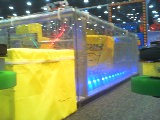
#> input picture 2706-Elimins-Images/01442_raw.png, 160 x 120 px; its folder holds only this picture in this run
$ python TaskN3_-_SampleFilterContours.py   (older library calls are emulated)
#> lines starting #> are read from the running program, lines starting #| are printed output that depends on the picture; after the words box and inside, x2 and y2 are one past the last pixel; in counts of white or black regions, pixels touching at a corner belong together; long printed decimals are rounded
# This is a pseudo code file for Merge Robotics, 2020, Infinite Recharge
# This is task N - > Sample Filter Contours.
# Over the weeks, we have explored ways to understand Contours visualy and using
# OpenCV functions.  Now lets put these to work and really get down to the
# challenge of finding FRC vision targets.  Basic idea is to loop through
# sorted contours keeping desired contous only

# let's use L2 as a starting point, copied it in here.

# imports
import numpy as np
import cv2
from pathlib import Path
import sys
import os
import time

# define colors
purple = (165, 0, 120)
blue = (255, 0, 0)
green = (0, 255, 0)
red = (0, 0, 255)
cyan = (252, 252, 3)
magenta = (252, 3, 252)
yellow = (3, 252, 252)
black = (0, 0, 0)
white = (255, 255, 255)
orange = (3, 64, 252)

# definitions of ...
# from Merge ChickenVision 2019
# [4 lines left out: function threshold_range, not called in this run]

# select folder of interest
posCodePath = Path(__file__).absolute()
strVisionRoot = posCodePath.parent.parent
#strImageFolder = str(strVisionRoot / 'CalibrationImages') #review N1 first
#strImageFolder = str(strVisionRoot / 'ProblemImages')
#strImageFolder = str(strVisionRoot / 'DistanceImages') #introduce N2, this second
strImageFolder = str(strVisionRoot / '2706-Elimins-Images') #introduce third
print (strImageFolder)
booBlankUpper = True

# read file names, and filter file names
photos = []
if os.path.exists(strImageFolder):
    for file in sorted(os.listdir(strImageFolder)):
        if file.endswith(".jpg") or file.endswith(".png") or file.endswith(".JPG") or file.endswith(".PNG"):
            photos.append(file)
else:
    print
    print ('Directory', strImageFolder, 'does not exist, exiting ...')
    print
    sys.exit
print (photos)

# set index of files
i = 0
intLastFile = len(photos) -1

# define maskmethod as interger variable
intMaskMethod = 0
print()
print('Mask Method s = Simple In-Range')

# begin main loop indent 1
while (True):

    ## start timer for loop as indication of FPS...
    floStartTimeA = time.perf_counter()
    ##print ('start = ',floStartTimeA)

    ## set image input to indexed list
    strImageInput = strImageFolder + '/' + photos[i]
    ##print (i, ' ', strImageInput)

    ## read file
    imgImageInput = cv2.imread(strImageInput)
#> imgImageInput is the input picture: shape (120, 160, 3); mean B, G, R 97.3, 141.5, 136.1

    if booBlankUpper:
        ## blank upper portion from Task K
        intBinaryHeight,intBinaryWidth = imgImageInput.shape[:2]
        cv2.rectangle(imgImageInput, (0,0), (intBinaryWidth, int(intBinaryHeight/2-10)), black, -1)
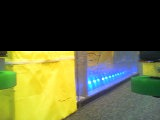
#> imgImageInput: shape (120, 160, 3); mean B, G, R 53, 92.9, 88.5

    ## Convert BGR to HSV
    hsvImageInput = cv2.cvtColor(imgImageInput, cv2.COLOR_BGR2HSV)
#> hsvImageInput: shape (120, 160, 3); mean H, S, V 30.3, 75.2, 102.2

    ## define range of yellow color in HSV
    lower_yellow = np.array([28,150,150])
    upper_yellow = np.array([40,255,255])

    ## Depending upon mask method create binary and yellow mask
    if intMaskMethod == 0:
        ### from
        ### Threshold the HSV image to get only yellow colors
        binary_mask = cv2.inRange(hsvImageInput, lower_yellow, upper_yellow)
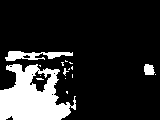
#> binary_mask: shape (120, 160); 16.9% white; 16 white regions (13 under 20 px)

    elif intMaskMethod == 1:
        ### from https://github.com/Knoxville-FRC-alliance/Vision-2018-Python/blob/master/visionPi.py
        ### set low and high by HSV from
        hueMin, satMin, valMin = lower_yellow
        hueMax, satMax, valMax = upper_yellow
        #print(hueMin,hueMax,satMin,satMax,valMin,valMax)

        ### split HSV into separate images
        imghue = hsvImageInput[:,:,0]
        imgsat = hsvImageInput[:,:,1]
        imgval = hsvImageInput[:,:,2]

        ### create blank images in advance because it's faster
        hueBin = np.zeros(imghue.shape, dtype=np.uint8)
        satBin = np.zeros(imgsat.shape, dtype=np.uint8)
        valBin = np.zeros(imgval.shape, dtype=np.uint8)

        ### do ranges on HSV separately
        cv2.inRange(imghue, int(hueMin), int(hueMax), hueBin)
        cv2.inRange(imgsat, int(satMin), int(satMax), satBin)
        cv2.inRange(imgval, int(valMin), int(valMax), valBin)

        ### finish off with the 'mask' extrodinare
        bin = np.copy(hueBin)
        cv2.bitwise_and(satBin, bin, bin)
        cv2.bitwise_and(valBin, bin, bin)

        ### in our terms this is the binary_mask
        binary_mask = bin.copy()

    elif intMaskMethod == 2:
        ### from https://github.com/Knoxville-FRC-alliance/Vision-2018-Python/blob/master/visionPi.py
        ### set low and high by HSV from
        hueMin, satMin, valMin = lower_yellow
        hueMax, satMax, valMax = upper_yellow

        h, s, v = cv2.split(hsvImageInput)

        h = threshold_range(h, int(hueMin), int(hueMax))
        s = threshold_range(s, int(satMin), int(satMax))
        v = threshold_range(v, int(valMin), int(valMax))
        binary_mask = cv2.bitwise_and(h, cv2.bitwise_and(s,v))

    else:
        pass # for future methods

    ## mask the image to only show yellow or green images
    ## Bitwise-AND mask and original image
    yellow_mask = cv2.bitwise_and(hsvImageInput, hsvImageInput, mask=binary_mask)
#> yellow_mask: shape (120, 160, 3); mean H, S, V 5, 31.6, 38

    ## display the masked images to screen
    #    cv2.imshow('hsvImageInput', hsvImageInput)
    #    cv2.imshow('binary_mask', binary_mask)
    #    cv2.imshow('yellow_masked', yellow_mask)

    ## generate the contours
    imgFindContours, contours, hierarchy = cv2.findContours(binary_mask, cv2.RETR_TREE, cv2.CHAIN_APPROX_SIMPLE)
#> contours = 23 contours, 18 with area under 20; largest, box (x1, y1, x2, y2) and area: (0, 64, 76, 120) 2761, (5, 51, 73, 61) 304, (29, 70, 52, 93) 256, (144, 64, 155, 75) 80, (22, 54, 31, 59) 22

    ## print number of contours found
    intInitialContoursFound = len(contours)
#> intInitialContoursFound = 23
    print (photos[i])
    print('Found', intInitialContoursFound, 'initial contours')
#| Found 23 initial contours

    ## add loop to display each contour
    imgContours = yellow_mask.copy()

    if intInitialContoursFound:

        ### sort contours by area, keep only largest
        areaSortedContours = sorted(contours, key = cv2.contourArea, reverse = True)[:5]
#> areaSortedContours = 5 contours; box (x1, y1, x2, y2) and area: (0, 64, 76, 120) 2761, (5, 51, 73, 61) 304, (29, 70, 52, 93) 256, (144, 64, 155, 75) 80, (22, 54, 31, 59) 22
        print('Filtered to ', len(areaSortedContours), 'contours by area')
#| Filtered to  5 contours by area

        ### draw the top 5 contours in thin green
        cv2.drawContours(imgContours, areaSortedContours, -1, green, 3)
#> imgContours: shape (120, 160, 3); mean H, S, V 2.9, 49.8, 21.5

        ### create a holder or array for contours we want to keep in first filter
        tallestValidContour = []
        tallestRectangle = []
        floMaximumHeight = 0.0
        floWidthAtMaxHeight = 0.0
        floAngleAtMaxHeight = 0.0
        intIndexMaximumHeight = -1

        ### loop through area sorted contours, j is index, indiv is single contour
        for (j, indiv) in enumerate(areaSortedContours):

            #### determine minimum area rectangle
            rectangle = cv2.minAreaRect(indiv)
            (xm,ym),(wm,hm), am = rectangle

            #### search 'opencv minarearect widht height'
            #### followed program creek link https://www.programcreek.com/python/example/89463/cv2.minAreaRect
            #### scanned and noticed example 27 https://namkeenman.wordpress.com/2015/12/18/open-cv-determine-angle-of-rotatedrect-minarearect/
            #### taking example 32
            if abs(am) > 45 or (abs(am) == 45 and wm < hm):
                wm, hm = [hm, wm]
                am = 90 + am

            #### calculate extent as pre-filter suggesting not a cube, handle zero area
            floRectangleArea = wm * hm
            floContourArea = cv2.contourArea(indiv)
            if floRectangleArea != 0.0:
                floContourMinAreaExtent = floContourArea / floRectangleArea
            else:
                floContourMinAreaExtent = 0.0

            #### print to console, but handle zero height / zero area
            if (hm != 0.0 and floContourArea != 0.0):
                print ('index=',j,'extent=','{:.2f}'.format(floContourMinAreaExtent),'height=','{:.1f}'.format(hm),'width=','{:.1f}'.format(wm),'angle=','{:.1f}'.format(am),'minAreaAspect=','{:.1f}'.format(wm/hm))
            else:
                print ('index=',j,'extent= zero','height=','{:.1f}'.format(0.0),'width=','{:.1f}'.format(wm),'angle=','{:.1f}'.format(am),'minAreaAspect= div by zero')


            #### track tallest contour that looks like a cube based on extent
            if (hm > floMaximumHeight and floContourMinAreaExtent > 0.65):
                floMaxHtMinaX = xm
                floMaxHtMinaY = ym
                floMaximumHeight = hm
                floWidthAtMaxHeight = wm
                floAngleAtMaxHeight = am
                intIndexMaximumHeight = j
                tallestRectangle = rectangle
#> this loop made 5 passes
#> (xm, ym, wm, hm, am, floRectangleArea, floContourArea, floContourMinAreaExtent) on pass 1: (37.5, 91.5, 75, 55, 0, 4125, 2761, 0.669)
#> (printed output is left out)
#> after the loop, floAngleAtMaxHeight = 0; floMaxHtMinaX = 37.5; floMaxHtMinaY = 91.5; floMaximumHeight = 55; floWidthAtMaxHeight = 75; intIndexMaximumHeight = 0

        # taking the tallest contour, do some calculations for direction finding
        if intIndexMaximumHeight > -1: # 0 or higher means a valid tallest contour found

            #### add the contour # not working...
            tallestValidContour.append(areaSortedContours[intIndexMaximumHeight])

            #### print tallest
            print('--==--')
            print ('extent over 65 and highest=',intIndexMaximumHeight,'height=','{:.1f}'.format(floMaximumHeight),'width=','{:.1f}'.format(floWidthAtMaxHeight),'angle=','{:.1f}'.format(floAngleAtMaxHeight))
#| extent over 65 and highest= 0 height= 55.0 width= 75.0 angle= 0.0

            #### print count of points in ellipse
            print('there are', len(areaSortedContours[intIndexMaximumHeight]),'points in this contour')
#| there are 148 points in this contour

            #### calculate and draw the ellipse
            if len(areaSortedContours[intIndexMaximumHeight]) > 4:
                ellipse = cv2.fitEllipse(areaSortedContours[intIndexMaximumHeight])
#> ellipse = ((35.37, 96.85), (62.57, 71.59), 121.1)
                cv2.ellipse(imgContours,ellipse,blue,1)
#> imgContours: shape (120, 160, 3); mean H, S, V 4.7, 48.6, 21.3

            #### draw tallest min area rectange
            box = cv2.boxPoints(tallestRectangle)
#> box = [[75, 119], [-1.68e-15, 119], [0, 64], [75, 64]]
            box = np.int0(box)
#> box = [[75, 119], [0, 119], [0, 64], [75, 64]]
            cv2.drawContours(imgContours,[box],-1,blue,2)
#> imgContours: shape (120, 160, 3); mean H, S, V 12.7, 44.6, 21.2

            #### draw tallest contour, approach 2
            cv2.drawContours(imgContours, tallestValidContour, -1, orange, 7)
#> imgContours: shape (120, 160, 3); mean H, S, V 6.2, 35, 44.3

            #### calculate and draw fitted line
            rows,cols = imgContours.shape[:2]
            [vx,vy,x,y] = cv2.fitLine(indiv, cv2.DIST_L2,0,0.01,0.01)
#> vx = [0.997]; vy = [0.0805]; x = [26.64]; y = [55.73]
            print('vx vy',(vx), (vy))
#| vx vy [0.9968] [0.08053]
            if abs(vx) < 0.001:
                lefty = int(y)
                righty = lefty
                slope = 1.0
            elif abs(vy) < 0.001:
                lefty = int(y)
                righty = lefty
                slope = 0.0
            else:
                lefty = int((-x*vy/vx) + y)
#> lefty = 53
                righty = int(((cols-x)*vy/vx)+y)
#> righty = 66
                slope = -float(righty-lefty)/float(cols)
#> slope = -0.0813
            cv2.line(imgContours,(cols-1,righty),(0,lefty), green,1)
#> imgContours: shape (120, 160, 3); mean H, S, V 6.2, 36.3, 44.2
            print('slope=','{:.2f}'.format(slope))
#| slope= -0.08

        else:
            print('no cubes found...')

        ### repeating if statment but target reconstruction
        if intIndexMaximumHeight > -1: # 0 or higher means a valid tallest contour found

            #### height carries through all possibilities
            targetHeight = floMaximumHeight
#> targetHeight = 55

            #### a simple single cube defined by ascpect
            aspect = floWidthAtMaxHeight / floMaximumHeight
#> aspect = 1.36
            if aspect < 1.7:
                targetWidth = floWidthAtMaxHeight
#> targetWidth = 75
                M = cv2.moments((areaSortedContours[intIndexMaximumHeight]))
#> M = moments, m00 2761, centre m10/m00, m01/m00 = (32.28, 95.58)
                targetX = int(M['m10']/M['m00'])
#> targetX = 32
                targetY = int(M['m01']/M['m00'])
#> targetY = 95

            #### use slope to adjust for multi-cube face on vs trailing away
            elif abs(slope) < 0.1:
                print('slope less than 0.1')
                targetWidth = floWidthAtMaxHeight
                M = cv2.moments((areaSortedContours[intIndexMaximumHeight]))
                targetX = int(M['m10']/M['m00'])
                targetY = int(M['m01']/M['m00'])

            elif abs(slope) >= 0.1:
                print('slope more than 0.1')
                targetWidth = targetHeight * 1.55

                cnt = (areaSortedContours[intIndexMaximumHeight])
                if slope < 0: # start with lower right
                    # extreme points
                    rightmost = tuple(cnt[cnt[:,:,0].argmax()][0])
                    topmost = tuple(cnt[cnt[:,:,1].argmin()][0])
                    bottommost = tuple(cnt[cnt[:,:,1].argmax()][0])
                    btmX, btmY = bottommost
                    rgtX, rgtY = rightmost
                    cv2.circle(imgContours, rightmost, 12, red, -1)
                    cv2.circle(imgContours, bottommost, 12, purple, -1)
                    #cv2.circle(imgContours, (rgtX,btmY), 12, cyan, -1)
                    targetX = (rgtX - int(targetWidth/2.0))
                    targetY = (btmY - int(targetHeight/2.0))

                elif slope > 0: # start with lower left
                    # extreme points
                    leftmost = tuple(cnt[cnt[:,:,0].argmin()][0])
                    topmost = tuple(cnt[cnt[:,:,1].argmin()][0])
                    bottommost = tuple(cnt[cnt[:,:,1].argmax()][0])
                    btmX, btmY = bottommost
                    lftX, lftY = leftmost
                    cv2.circle(imgContours, leftmost, 12, green, -1)
                    cv2.circle(imgContours, bottommost, 12, purple, -1)
                    #cv2.circle(imgContours, (lftX,btmY), 12, cyan, -1)
                    targetX = (lftX + int(targetWidth/2.0))
                    targetY = (btmY - int(targetHeight/2.0))

            else:
                pass

            ### print target on screen
            cv2.circle(imgContours, (targetX,targetY), int(targetHeight/4), purple, 5, -1)
#> imgContours: shape (120, 160, 3); mean H, S, V 10.4, 31, 42.6


    ## calculate duration of processing as FPS...
    floDurationA = time.perf_counter() - floStartTimeA
    print ('code duration estimate = ', '{:.2f}'.format(floDurationA * 1000.0) + ' ms')
    print ('frames per second = ', '{:.1f}'.format(1.0 / floDurationA))
    print()

    ## display half size original image
    imgHalfInput = cv2.resize(imgImageInput, None, fx=0.5, fy=0.5, interpolation = cv2.INTER_AREA)
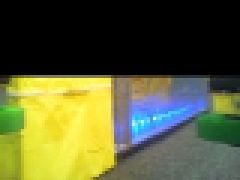
#> imgHalfInput: shape (60, 80, 3) (shown 3 times larger); mean B, G, R 53.1, 92.9, 88.6
    cv2.imshow(photos[i], imgHalfInput)

    ## show result over color mask
    cv2.imshow('contours over yellow mask', imgContours)

    ## loop for user input to close - loop indent 2
    booReqToExit = False # true when user wants to exit

    while (True):

        ### wait for user to press key
        k = cv2.waitKey(0)
#> (key Esc is pressed here)
        if k == 27:
            booReqToExit = True # user wants to exit
            break
        elif k == 82: # user wants to move down list
            if i - 1 < 0:
                i = intLastFile
            else:
                i = i - 1
            break
        elif k == 84: # user wants to move up list
            if i + 1 > intLastFile:
                i = 0
            else:
                i = i + 1
            break
        elif k == 115:
            intMaskMethod = 0
            print()
            print('Mask Method s = Simple In-Range')
            break
        elif k == 107:
            intMaskMethod = 1
            print()
            print('Mask Method k = Knoxville Method')
            break
        elif k == 109:
            intMaskMethod = 2
            print()
            print('Mask Method m = Merge Mystery Method')
            break
        elif k == 32:
            print()
            print('...repeat...')
            break
        else:
            print (k)

        ### end of loop indent 2

    ## test for exit main loop request from user
    if booReqToExit:
        break

    ## not exiting, close windows before loading next
    cv2.destroyAllWindows()
    # [9 lines of commented-out code are left out]
cv2.destroyAllWindows()

$ run again, on 2706-Elimins-Images/01490_raw.png
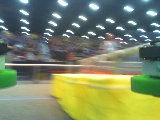
#> input picture 2706-Elimins-Images/01490_raw.png, 160 x 120 px
#> imgImageInput is the input picture: shape (120, 160, 3); mean B, G, R 102.2, 136, 125.4
#> hsvImageInput: shape (120, 160, 3); mean H, S, V 26.4, 60.2, 94.3
#> `binary_mask = cv2.inRange(hsvImageInput, lower_yellow, upper_yellow)`:
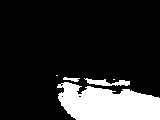
#> binary_mask: shape (120, 160); 16.3% white; 5 white regions (2 under 20 px)
#> yellow_mask: shape (120, 160, 3); mean H, S, V 5, 30.9, 33.5
#> contours = 8 contours, 5 with area under 20; largest, box (x1, y1, x2, y2) and area: (57, 82, 160, 120) 2751, (84, 78, 130, 86) 143, (63, 77, 80, 82) 28
#> intInitialContoursFound = 8
#| Found 8 initial contours
#> areaSortedContours = 5 contours, 2 with area under 20; largest, box (x1, y1, x2, y2) and area: (57, 82, 160, 120) 2751, (84, 78, 130, 86) 143, (63, 77, 80, 82) 28
#| Filtered to  5 contours by area
#> the loop `for (j, indiv) in enumerate(areaSortedContours):` made 5 passes
#> (xm, ym, wm, hm, am, floRectangleArea, floContourArea, floContourMinAreaExtent) on pass 1: (107.8, 104.6, 105.1, 35.85, 6.55, 3767.4, 2751, 0.73)
#> (printed output is left out)
#> after the loop `for (j, indiv) in enumerate(areaSortedContours):`: floAngleAtMaxHeight = 6.55; floMaxHtMinaX = 107.8; floMaxHtMinaY = 104.6; floMaximumHeight = 35.85; floWidthAtMaxHeight = 105.1; intIndexMaximumHeight = 0
#| extent over 65 and highest= 0 height= 35.8 width= 105.1 angle= 6.5
#| there are 106 points in this contour
#> ellipse = ((117.8, 108.9), (40.09, 130.6), 100.8)
#> `box = cv2.boxPoints(tallestRectangle)`: box = [[157.9, 128.4], [53.51, 116.4], [57.6, 80.81], [162, 92.79]]
#> `box = np.int0(box)`: box = [[157, 128], [53, 116], [57, 80], [162, 92]]
#> vx = [1]; vy = [0]; x = [79.5]; y = [96]
#| vx vy [1.] [0.]
#> lefty = 96
#> targetHeight = 35.85
#> aspect = 2.93
#> targetWidth = 105.1
#> M = moments, m00 2751, centre m10/m00, m01/m00 = (107.8, 103.8)
#> targetX = 107
#> targetY = 103
#> `imgHalfInput = cv2.resize(imgImageInput, None, fx=0.5, fy=0.5, interpo..`:
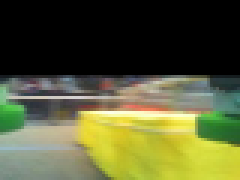
#> imgHalfInput: shape (60, 80, 3) (shown 3 times larger); mean B, G, R 53.3, 91, 87.5

$ run again, on 2706-Elimins-Images/01508_raw.png
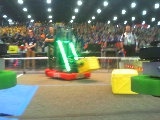
#> input picture 2706-Elimins-Images/01508_raw.png, 160 x 120 px
#> imgImageInput is the input picture: shape (120, 160, 3); mean B, G, R 103.1, 127.1, 118.8
#> hsvImageInput: shape (120, 160, 3); mean H, S, V 24.3, 54.4, 92.6
#> `binary_mask = cv2.inRange(hsvImageInput, lower_yellow, upper_yellow)`:
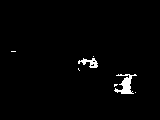
#> binary_mask: shape (120, 160); 1.7% white; 7 white regions (5 under 20 px)
#> yellow_mask: shape (120, 160, 3); mean H, S, V 0.5, 3.1, 3.9
#> contours = 9 contours, 7 with area under 20; largest, box (x1, y1, x2, y2) and area: (114, 74, 137, 94) 148, (78, 58, 98, 68) 76
#> intInitialContoursFound = 9
#| Found 9 initial contours
#> areaSortedContours = 5 contours, 3 with area under 20; largest, box (x1, y1, x2, y2) and area: (114, 74, 137, 94) 148, (78, 58, 98, 68) 76
#| Filtered to  5 contours by area
#> the loop `for (j, indiv) in enumerate(areaSortedContours):` made 5 passes
#> (xm, ym, wm, hm, am, floRectangleArea, floContourArea, floContourMinAreaExtent) on pass 3: (92.25, 64.75, 3.54, 2.83, -45, 10, 7.5, 0.75)
#> (printed output is left out)
#> after the loop `for (j, indiv) in enumerate(areaSortedContours):`: floAngleAtMaxHeight = -45; floMaxHtMinaX = 92.25; floMaxHtMinaY = 64.75; floMaximumHeight = 2.83; floWidthAtMaxHeight = 3.54; intIndexMaximumHeight = 2
#| extent over 65 and highest= 2 height= 2.8 width= 3.5 angle= -45.0
#| there are 8 points in this contour
#> ellipse = ((92.22, 64.77), (2.8, 4.33), 64.63)
#> `box = cv2.boxPoints(tallestRectangle)`: box = [[92, 67], [90, 65], [92.5, 62.5], [94.5, 64.5]]
#> `box = np.int0(box)`: box = [[92, 67], [90, 65], [92, 62], [94, 64]]
#> vx = [0.934]; vy = [-0.358]; x = [115.2]; y = [84.8]
#| vx vy [0.9336] [-0.3583]
#> lefty = 129
#> righty = 67
#> slope = 0.388
#| slope= 0.39
#> targetHeight = 2.83
#> aspect = 1.25
#> targetWidth = 3.54
#> M = moments, m00 7.5, centre m10/m00, m01/m00 = (92.24, 64.78)
#> targetX = 92
#> targetY = 64
#> `imgHalfInput = cv2.resize(imgImageInput, None, fx=0.5, fy=0.5, interpo..`:
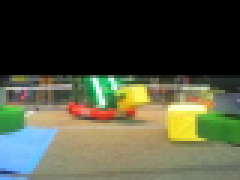
#> imgHalfInput: shape (60, 80, 3) (shown 3 times larger); mean B, G, R 63.2, 83.5, 79.8
